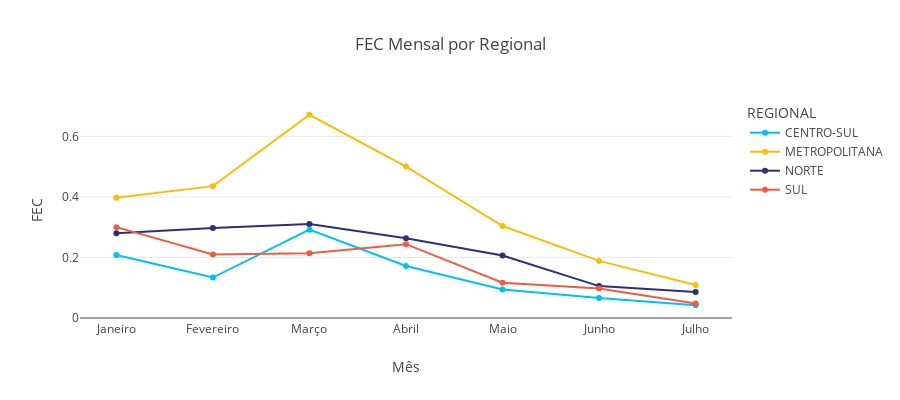

Source (notebook cell):
### Code cell
# Cores personalizadas
cores_personalizadas = ['#00C0F3', '#FABD0A', '#2F2E79', '#F15B40']

# Plotar o gráfico de linhas usando Plotly Express
fig = px.line(df_def_fec, x='MES', y='FEC', color='REGIONAL',
              color_discrete_sequence=cores_personalizadas,
              title='FEC Mensal por Regional',
              labels={'MES': 'Mês', 'FEC': 'FEC'},
              height=400)

# Adicionar marcadores e configurar grids
fig.update_traces(mode='lines+markers')  # Adicionar marcadores aos pontos
fig.update_layout(
    xaxis=dict(
        title='Mês',
        showgrid=False,  # Remover grid do eixo x
        tickmode='array',
        tickvals=list(meses_pt.values()),  # Definir valores dos ticks
        ticktext=list(meses_pt.values())  # Definir textos dos ticks
    ),
    yaxis=dict(
        title='FEC',
        showgrid=True,  # Mostrar grid do eixo y
        gridcolor='LightGray',  # Cor do grid
        gridwidth=0.5  # Largura do grid
    )
)

# Exibir o gráfico
fig.show()

### Figure 1 — Plotly figure (JSON) as saved in the notebook; plotly's stock layout.template omitted (floating-point values rounded to 4 significant figures)
{"data": [{"hovertemplate": "REGIONAL=CENTRO-SUL<br>Mês=%{x}<br>FEC=%{y}<extra></extra>", "legendgroup": "CENTRO-SUL", "line": {"color": "#00C0F3", "dash": "solid"}, "marker": {"symbol": "circle"}, "mode": "lines+markers", "name": "CENTRO-SUL", "orientation": "v", "showlegend": true, "type": "scatter", "x": ["Janeiro", "Fevereiro", "Março", "Abril", "Maio", "Junho", "Julho"], "xaxis": "x", "y": [0.2083, 0.1338, 0.292, 0.1718, 0.09405, 0.06622, 0.04228], "yaxis": "y"}, {"hovertemplate": "REGIONAL=METROPOLITANA<br>Mês=%{x}<br>FEC=%{y}<extra></extra>", "legendgroup": "METROPOLITANA", "line": {"color": "#FABD0A", "dash": "solid"}, "marker": {"symbol": "circle"}, "mode": "lines+markers", "name": "METROPOLITANA", "orientation": "v", "showlegend": true, "type": "scatter", "x": ["Janeiro", "Fevereiro", "Março", "Abril", "Maio", "Junho", "Julho"], "xaxis": "x", "y": [0.397, 0.4356, 0.6714, 0.5004, 0.3038, 0.1888, 0.109], "yaxis": "y"}, {"hovertemplate": "REGIONAL=NORTE<br>Mês=%{x}<br>FEC=%{y}<extra></extra>", "legendgroup": "NORTE", "line": {"color": "#2F2E79", "dash": "solid"}, "marker": {"symbol": "circle"}, "mode": "lines+markers", "name": "NORTE", "orientation": "v", "showlegend": true, "type": "scatter", "x": ["Janeiro", "Fevereiro", "Março", "Abril", "Maio", "Junho", "Julho"], "xaxis": "x", "y": [0.2804, 0.2978, 0.3102, 0.2633, 0.2063, 0.1054, 0.08626], "yaxis": "y"}, {"hovertemplate": "REGIONAL=SUL<br>Mês=%{x}<br>FEC=%{y}<extra></extra>", "legendgroup": "SUL", "line": {"color": "#F15B40", "dash": "solid"}, "marker": {"symbol": "circle"}, "mode": "lines+markers", "name": "SUL", "orientation": "v", "showlegend": true, "type": "scatter", "x": ["Janeiro", "Fevereiro", "Março", "Abril", "Maio", "Junho", "Julho"], "xaxis": "x", "y": [0.3001, 0.2101, 0.2137, 0.2439, 0.1164, 0.09755, 0.04843], "yaxis": "y"}], "layout": {"height": 400, "legend": {"title": {"text": "REGIONAL"}, "tracegroupgap": 0}, "title": {"text": "FEC Mensal por Regional"}, "xaxis": {"anchor": "y", "domain": [0, 1], "showgrid": false, "tickmode": "array", "ticktext": ["Janeiro", "Fevereiro", "Março", "Abril", "Maio", "Junho", "Julho", "Agosto", "Setembro", "Outubro", "Novembro", "Dezembro"], "tickvals": ["Janeiro", "Fevereiro", "Março", "Abril", "Maio", "Junho", "Julho", "Agosto", "Setembro", "Outubro", "Novembro", "Dezembro"], "title": {"text": "Mês"}}, "yaxis": {"anchor": "x", "domain": [0, 1], "gridcolor": "LightGray", "gridwidth": 0.5, "showgrid": true, "title": {"text": "FEC"}}}}
